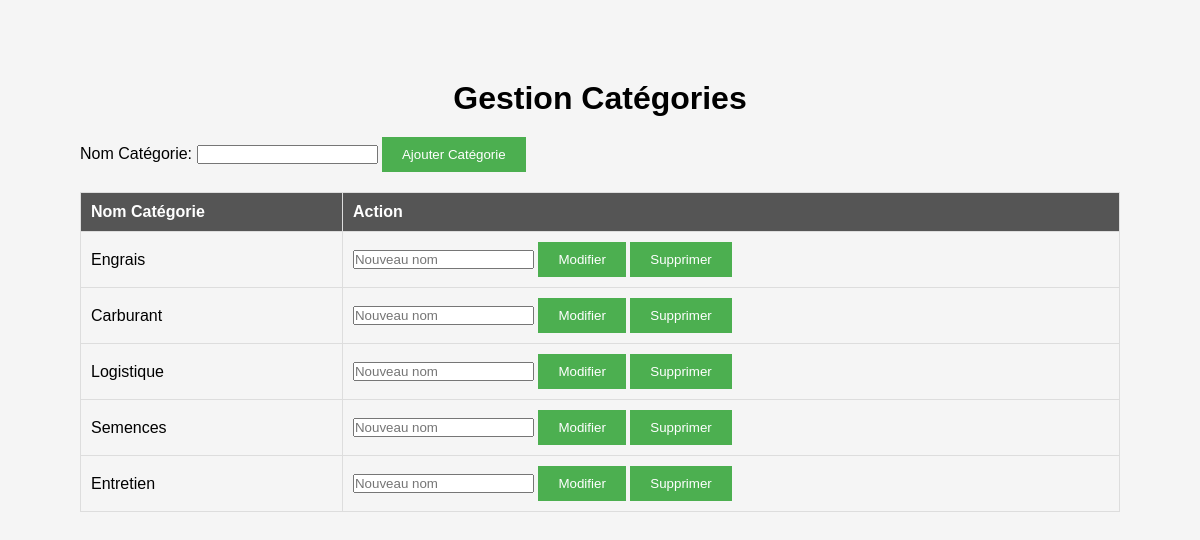
The app's page /Admin/gestion_categorie_depense.php with its own data.
### tables this page shows
CREATE TABLE Categories_Depenses (
    ID_Categorie INT AUTO_INCREMENT PRIMARY KEY,
    Nom_Categorie VARCHAR(255)
);

### Admin/gestion_categorie_depense.php (the view, shortened to what this page needs)
<?php
include '../Fonctions/fonction_gestion_categorie.php';
$result = $conn->query("SELECT * FROM Categories_Depenses");
$categories = $result->fetch_all(MYSQLI_ASSOC);
?>
<!DOCTYPE html>
<html lang="en">
<head>
    <link rel="stylesheet" href="../css/style.css">
</head>
<body>
    <h1>Gestion Catégories</h1>
    <form action="traitement_gestion_categorie.php" method="post">
        <label for="nom_categorie">Nom Catégorie:</label>
        <input type="text" id="nom_categorie" name="nom_categorie" required>
        <button type="submit" name="ajouter_categorie">Ajouter Catégorie</button>
    </form>
    <table>
        <thead>
            <tr>
                <th>Nom Catégorie</th>
                <th>Action</th>
            </tr>
        </thead>
        <tbody>
            <?php foreach ($categories as $categorie): ?>
                <tr>
                    <td><?= $categorie['Nom_Categorie'] ?? '' ?></td>
                    <td>
                    <form action="traitement_gestion_categorie.php" method="post" style="display: inline;">
                        <input type="text" name="nom_categorie_modifie" placeholder="Nouveau nom">
                        <button type="submit" name="action" value="modifier_categorie">Modifier</button>
                    </form>
                    <form action="traitement_gestion_categorie.php" method="post" style="display: inline;">
                        <button type="submit" name="action" value="supprimer_categorie">Supprimer</button>
                    </form>
                    </td>
                </tr>
            <?php endforeach; ?>
        </tbody>
    </table>
</body>
</html>

### css/style.css (style rules this page uses)
* { margin: 0; padding: 0; box-sizing: border-box; }
body { font-family: 'Arial', sans-serif; margin: 0; padding: 0; background-color: #f5f5f5; padding: 80px; }
input { outline: none; }
h1 { margin-bottom: 20px; text-align: center; }
form { margin-bottom: 20px; }
table { width: 100%; border-collapse: collapse; margin-top: 20px; }
table, th, td { border: 1px solid #ddd; }
th, td { padding: 10px; text-align: left; }
th { background-color: #555; color: #fff; }
button { background-color: #4CAF50; color: #fff; padding: 10px 20px; border: none; cursor: pointer; }

### records on screen
categories_depenses: Nom_Categorie "Engrais"
categories_depenses: Nom_Categorie "Carburant"
categories_depenses: Nom_Categorie "Logistique"
categories_depenses: Nom_Categorie "Semences"
categories_depenses: Nom_Categorie "Entretien"
